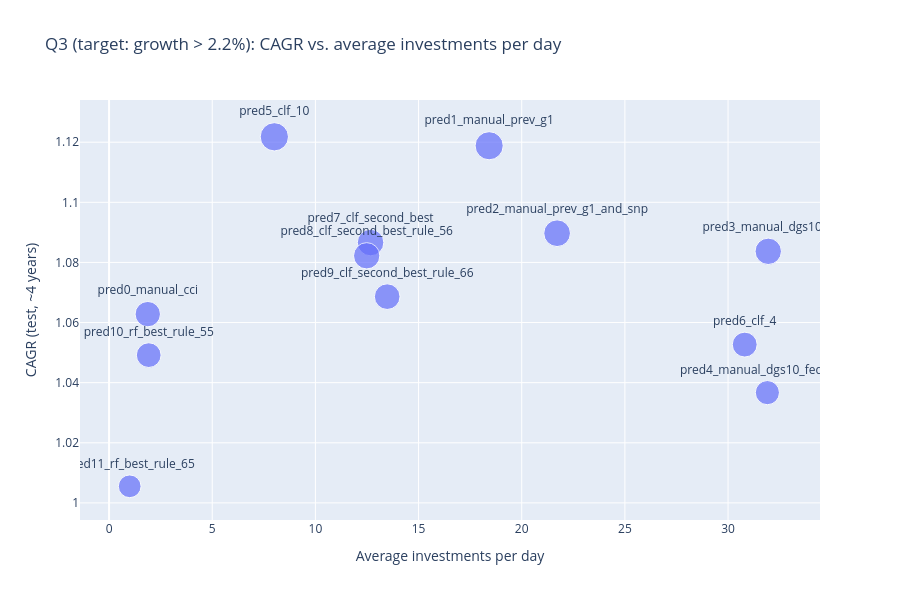

Notebook cell for this chart:
### Code cell
q3 = run_experiment('q3', CATEGORICAL_FULL, target_growth_threshold=1.022)
display(q3['sim'][SIM_COLUMNS].sort_values('sim1_CAGR', ascending=False).round(4))
bubble_chart(q3['sim'], 'Q3 (target: growth > 2.2%): CAGR vs. average investments per day')

### Figure 1 — Plotly figure (JSON) as saved in the notebook; plotly's stock layout.template omitted (floating-point values rounded to 4 significant figures)
{"data": [{"hovertemplate": "Average investments per day=%{x}<br>CAGR (test, ~4 years)=%{y}<br>sim1_growth_capital_4y=%{marker.size}<br>prediction=%{text}<extra></extra>", "legendgroup": "", "marker": {"color": "#636efa", "size": [1.276, 1.567, 1.41, 1.379, 1.155, 1.584, 1.228, 1.394, 1.372, 1.304, 1.212, 1.022], "sizemode": "area", "sizeref": 0.003959, "symbol": "circle"}, "mode": "markers+text", "name": "", "orientation": "v", "showlegend": false, "text": ["pred0_manual_cci", "pred1_manual_prev_g1", "pred2_manual_prev_g1_and_snp", "pred3_manual_dgs10_5", "pred4_manual_dgs10_fedfunds", "pred5_clf_10", "pred6_clf_4", "pred7_clf_second_best", "pred8_clf_second_best_rule_56", "pred9_clf_second_best_rule_66", "pred10_rf_best_rule_55", "pred11_rf_best_rule_65"], "textposition": "top center", "type": "scatter", "x": [1.876, 18.42, 21.72, 31.95, 31.91, 8.01, 30.81, 12.67, 12.49, 13.48, 1.921, 1.0], "xaxis": "x", "y": [1.063, 1.119, 1.09, 1.084, 1.037, 1.122, 1.053, 1.087, 1.082, 1.069, 1.049, 1.006], "yaxis": "y"}], "layout": {"height": 600, "legend": {"itemsizing": "constant", "tracegroupgap": 0}, "title": {"text": "Q3 (target: growth > 2.2%): CAGR vs. average investments per day"}, "xaxis": {"anchor": "y", "domain": [0, 1], "title": {"text": "Average investments per day"}}, "yaxis": {"anchor": "x", "domain": [0, 1], "title": {"text": "CAGR (test, ~4 years)"}}}}
